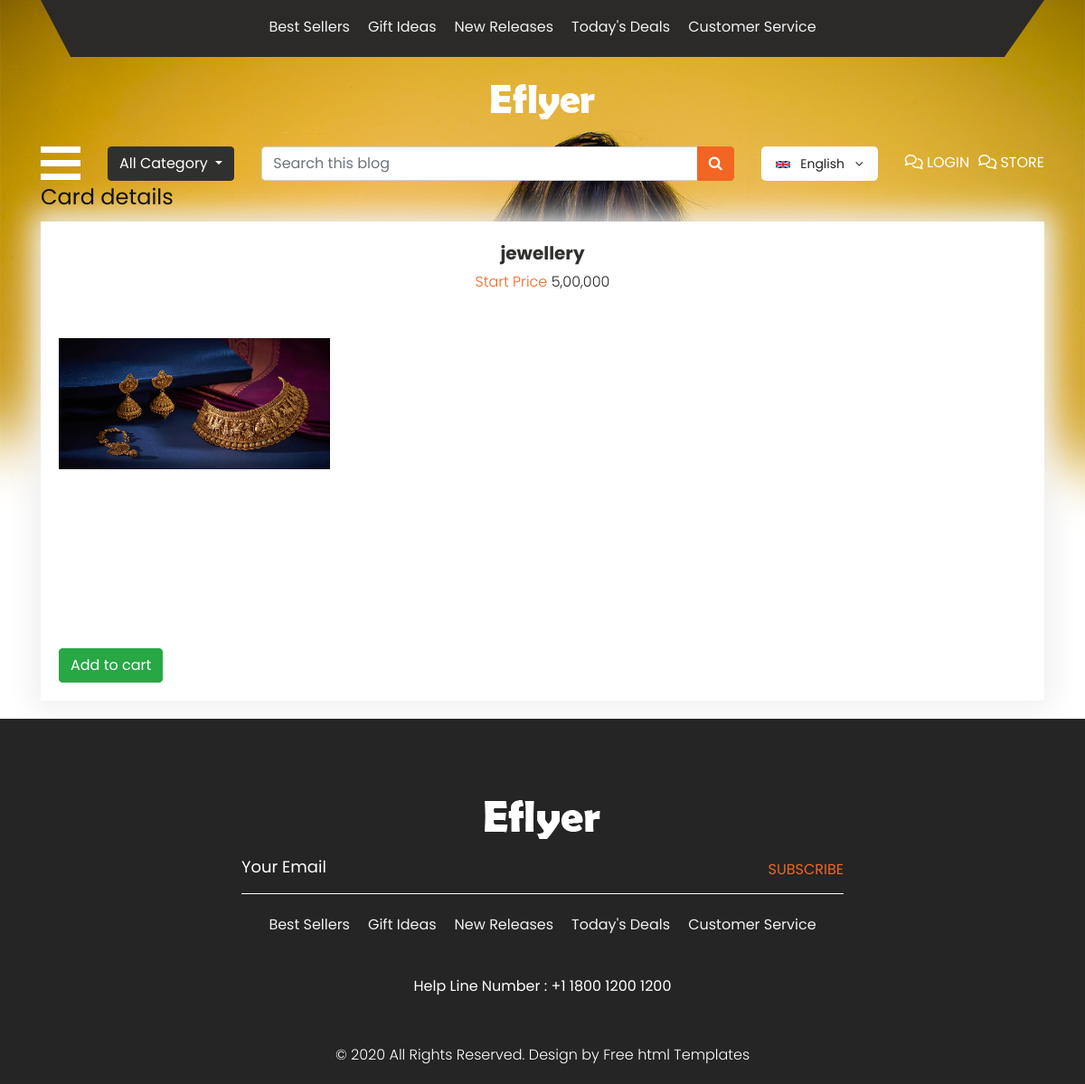
The page /cart/3 on the database its author committed.
### maxfashion/models.py (models this page shows, shortened)
class Jewellery(models.Model):
    jel_item=models.TextField(max_length=100)
    jel_rate=models.TextField(max_length=100)
    jel_image=models.ImageField(upload_to='images/', blank=True)

### maxfashion/views.py (the view)
# urls.py: path("cart/<int:id>",views.cart,name="cart"),
def cart(request, id):
    item=Jewellery.objects.get(id=id)
    data ={
        "item":item,
    }
    return render(request, "cart.html",data)

### maxfashion/templates/cart.html (shortened to what this page needs)
{% extends 'theme.html' %}
{% load static %}
{% block content %}
<!DOCTYPE html>
<html lang="en">
<head>
</head>
<body>
    <div class="container">
        <h1>Card details</h1>
        <form action="" method="post">
        <div class="box_main">
            <h4 class="shirt_text">{{item.jel_item}}</h4>
            <p class="price_text">Start Price  <span style="color: #262626;">{{item.jel_rate}}</span></p>
            <div class="jewellery_img" style="width: 300px;"><img src="{{item.jel_image.url}}"></div>
            <button type="submit" class="btn btn-success">Add to cart</button>
            </div>
              </form>
         </div>
</body>
</html>
{% endblock %}

### maxfashion/static/css/style.css (style rules this page uses)
* { box-sizing: border-box !important; transition: ease all 0.5s; }
html { scroll-behavior: smooth; overflow-x: hidden; }
body { color: #666666; font-size: 14px; line-height: 1.80857; font-weight: normal; overflow-x: hidden; font-family: 'Poppins', sans-serif; }
h1, h2, h3, h4, h5, h6 { letter-spacing: 0; font-weight: normal; position: relative; padding: 0 0 10px 0; font-weight: normal; line-height: normal; color: #111111; margin: 0 }
h1 { font-size: 24px }
h4 { font-size: 16px }
*, *::after, *::before { -webkit-box-sizing: border-box; -moz-box-sizing: border-box; box-sizing: border-box; }
p { margin: 20px; font-weight: 300; font-size: 15px; line-height: 24px; }
a, .btn { text-decoration: none !important; outline: none !important; -webkit-transition: all .3s ease-in-out; -moz-transition: all .3s ease-in-out; -ms-transition: all .3s ease-in-out; -o-transition: all .3s ease-in-out; transition: all .3s ease-in-out; }
img { max-width: 100%; height: auto; }
button { border: 0; margin: 0; padding: 0; cursor: pointer; }
.box_main { width: 100%; background-color: #ffffff; height: auto; padding: 20px; box-shadow: 0px 0 30px 10px #f0f0f0; margin-bottom: 20px; }
.shirt_text { width: 100%; font-size: 20px; color: #30302e; text-align: center; font-weight: bold; padding-bottom: 5px; }
.price_text { width: 100%; font-size: 16px; color: #f26522; text-align: center; margin: 0px; }
.jewellery_img { width: 100%; text-align: center; margin: 50px 0px; min-height: 293px; }

### rows shown on the page
Jewellery: jel_item "jewellery", jel_rate "5,00,000", jel_image (picture)
